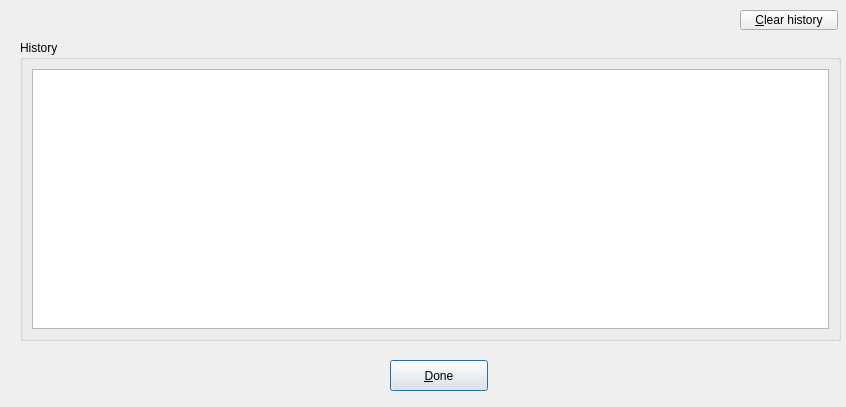
<?xml version="1.0" encoding="UTF-8"?>
<ui version="4.0">
 <class>HistDialog</class>
 <widget class="QDialog" name="HistDialog">
  <property name="geometry">
   <rect>
    <x>0</x>
    <y>0</y>
    <width>846</width>
    <height>407</height>
   </rect>
  </property>
  <property name="windowTitle">
   <string>Dialog</string>
  </property>
  <widget class="QPushButton" name="done">
   <property name="geometry">
    <rect>
     <x>390</x>
     <y>360</y>
     <width>98</width>
     <height>31</height>
    </rect>
   </property>
   <property name="text">
    <string>&amp;Done</string>
   </property>
  </widget>
  <widget class="QGroupBox" name="groupBox">
   <property name="geometry">
    <rect>
     <x>20</x>
     <y>40</y>
     <width>821</width>
     <height>301</height>
    </rect>
   </property>
   <property name="title">
    <string>History</string>
   </property>
   <layout class="QHBoxLayout" name="horizontalLayout">
    <item>
     <widget class="QPlainTextEdit" name="hist"/>
    </item>
   </layout>
  </widget>
  <widget class="QPushButton" name="ui_clear">
   <property name="geometry">
    <rect>
     <x>740</x>
     <y>10</y>
     <width>98</width>
     <height>20</height>
    </rect>
   </property>
   <property name="text">
    <string>&amp;Clear history</string>
   </property>
  </widget>
 </widget>
 <resources/>
 <connections/>
</ui>
